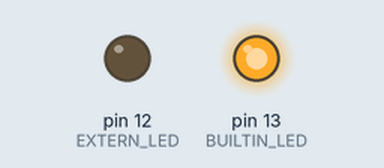
Simulated run of this sketch. Board: Arduino Uno, built with avr-gcc and run on an emulated ATmega328P. On the bench: output pins drawn as LEDs (lit = HIGH). Random numbers use the default seed unless the sketch sets one.

Above: at 0.1 s.
At 20.1 s:
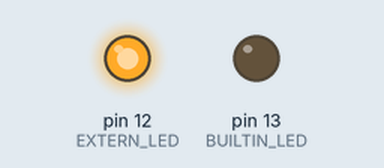
At 39.1 s:
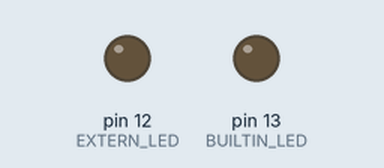
Timing chart, 0 to 40.0 s (numbered marks = the images above):
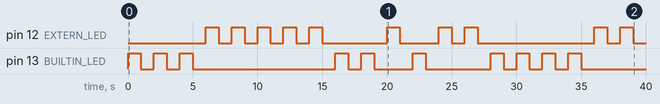

Measured:
- by itself, pin 12 (EXTERN_LED): LOW → HIGH at 6.0 s, → LOW 1.0 s later, → HIGH 1.0 s later, → LOW 1.0 s later, … (20 changes in this stretch)
- by itself, pin 13 (BUILTIN_LED): LOW → HIGH at 0.00 s, → LOW 1.0 s later, → HIGH 1.0 s later, → LOW 1.0 s later, … (20 changes in this stretch)

The sketch:

LED_Switch.ino
```cpp
#define EXTERN_LED 12
#define BUILTIN_LED 13

void setup() {
  // put your setup code here, to run once:
  pinMode(EXTERN_LED, OUTPUT);
  pinMode(BUILTIN_LED, OUTPUT);
}

void loop() {
  // put your main code here, to run repeatedly:
  int choose = random(0,10);
  if(choose%2==0){
    digitalWrite(EXTERN_LED, HIGH);
    delay(1000);
    digitalWrite(EXTERN_LED, LOW);
    delay(1000);
    }
  else{
    digitalWrite(BUILTIN_LED, HIGH);
    delay(1000);
    digitalWrite(BUILTIN_LED, LOW);
    delay(1000);
    }
}
```
